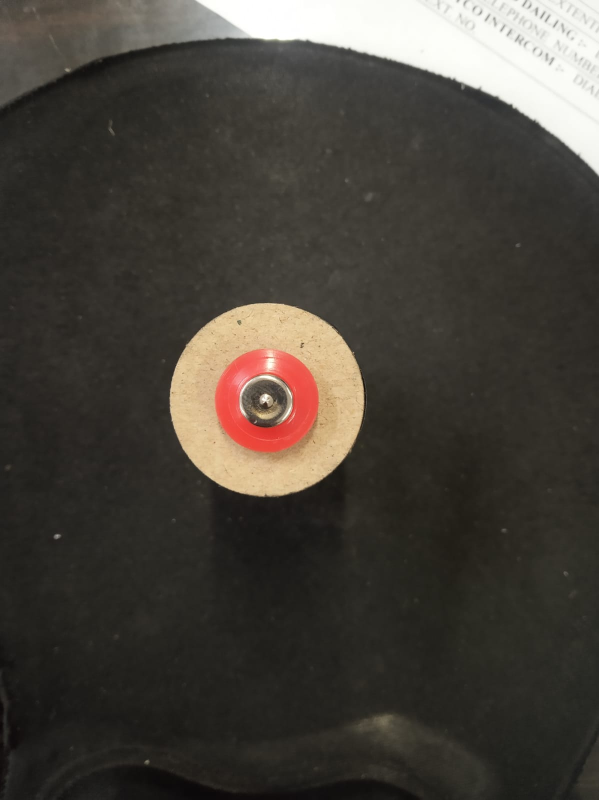
#> input picture 1.jpeg, 1198 x 1600 px, given in place of the camera (shown at 1/2 size)
$ python ContourDetection_pysource.py
#> lines starting #> are read from the running program, lines starting #| are printed output that depends on the picture; after the words box and inside, x2 and y2 are one past the last pixel; in counts of white or black regions, pixels touching at a corner belong together
import cv2
import numpy as np

cap = cv2.VideoCapture(0)

def nothing(x):
    pass

cv2.namedWindow("Trackbar")
cv2.createTrackbar("L_H","Trackbar",0,180,nothing)
cv2.createTrackbar("L_S","Trackbar",0,255,nothing)
cv2.createTrackbar("L_V","Trackbar",0,255,nothing)
cv2.createTrackbar("U_H","Trackbar",179,179,nothing)
cv2.createTrackbar("U_S","Trackbar",155,155,nothing)
cv2.createTrackbar("U_V","Trackbar",238,238,nothing)

while True:
    ret, frame = cap.read()
#> frame is the input picture: shape (1600, 1198, 3); mean B, G, R 58.3, 65.4, 70.4
    hsv = cv2.cvtColor(frame,cv2.COLOR_BGR2HSV)
#> hsv: shape (1600, 1198, 3); mean H, S, V 23.3, 41.7, 70.5
    L_H = cv2.getTrackbarPos("L_H","Trackbar")
    L_S = cv2.getTrackbarPos("L_S", "Trackbar")
    L_V = cv2.getTrackbarPos("L_V", "Trackbar")
    U_H = cv2.getTrackbarPos("U_H", "Trackbar")
    U_S = cv2.getTrackbarPos("U_S", "Trackbar")
    U_V = cv2.getTrackbarPos("U_V", "Trackbar")

    low_red = np.array([L_H,L_S,L_V])
    High_red = np.array([U_H,U_S,U_V])
    mask = cv2.inRange(hsv,low_red,High_red)
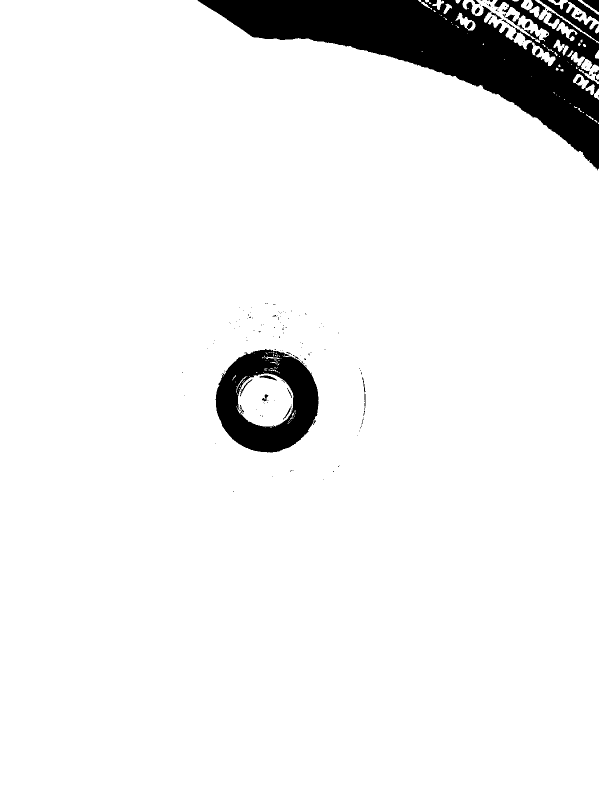
#> mask: shape (1600, 1198) (shown at 1/2 size); 93.6% white; 158 black regions (137 under 20 px), largest, box (x1, y1, x2, y2) and area: (395, 0, 1198, 341) 94157, (431, 698, 637, 905) 22980, (1079, 0, 1198, 84) 2932
    kernel = np.ones((10,10),np.uint8)
    mask = cv2.erode(mask,kernel)
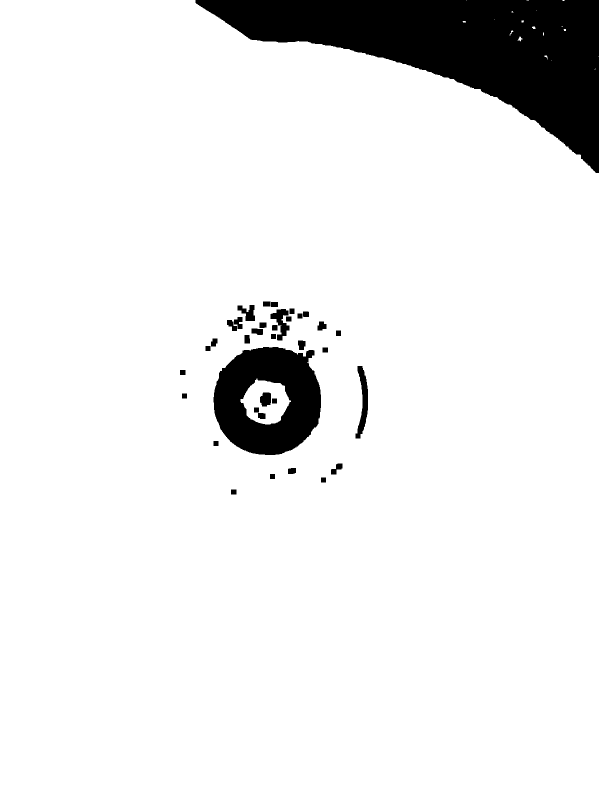
#> mask: shape (1600, 1198) (shown at 1/2 size); 91.8% white; 36 black regions

    contours, _ = cv2.findContours(mask,cv2.RETR_TREE,cv2.CHAIN_APPROX_NONE)
#> contours = 55 contours, 17 with area under 20; largest, box (x1, y1, x2, y2) and area: (0, 0, 1198, 1600) 1796132, (426, 693, 643, 911) 37861, (481, 757, 582, 849) 6189, (710, 731, 737, 878) 1846, (540, 617, 580, 682) 1229

    for cnt in contours:
        area = cv2.contourArea(cnt)
        if area > 1400:
            cv2.drawContours(frame,cnt,0,(0,255,0),5)
#> this loop made 55 passes
#> area on passes 5, 19, 20, 21, 22, 23, 24, 25, 26, 27, 28, 29: 32, 1796131.5, 130, 119, 119, 203, 308, 119, 119, 130, 1845.5, 130
#> frame: shape (1600, 1198, 3); 0.01% of pixels changed, all inside (x1, y1, x2, y2) = (0, 0, 718, 761)

        #cv2.drawContours(frame,[cnt],0,(0,255,0),thickness=None)

    cv2.imshow("frame",frame)
    cv2.imshow("mask",mask)

    key = cv2.waitKey(1)
#> (key Esc is pressed here)
    if key == 27:
        break
cap. release()
cv2.destroyAllWindows()

$ run again, on 2.jpeg
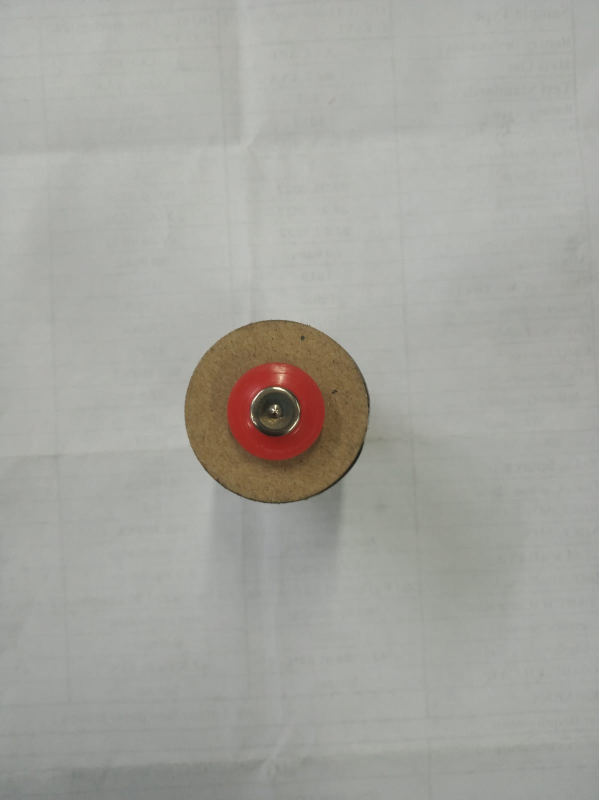
#> input picture 2.jpeg, 1198 x 1600 px, given in place of the camera (shown at 1/2 size)
#> frame is the input picture: shape (1600, 1198, 3); mean B, G, R 158.6, 164.7, 165
#> hsv: shape (1600, 1198, 3); mean H, S, V 40.9, 14.1, 166.7
#> `mask = cv2.inRange(hsv,low_red,High_red)`:
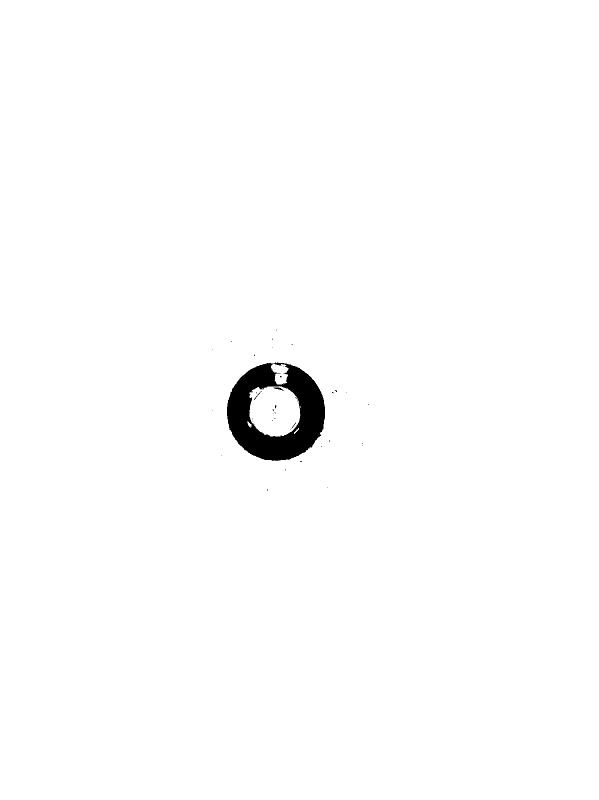
#> mask: shape (1600, 1198) (shown at 1/2 size); 98.9% white; 40 black regions (37 under 20 px), largest, box (x1, y1, x2, y2) and area: (454, 725, 650, 922) 20854, (547, 775, 568, 781) 56, (508, 782, 524, 800) 29
#> `mask = cv2.erode(mask,kernel)`:
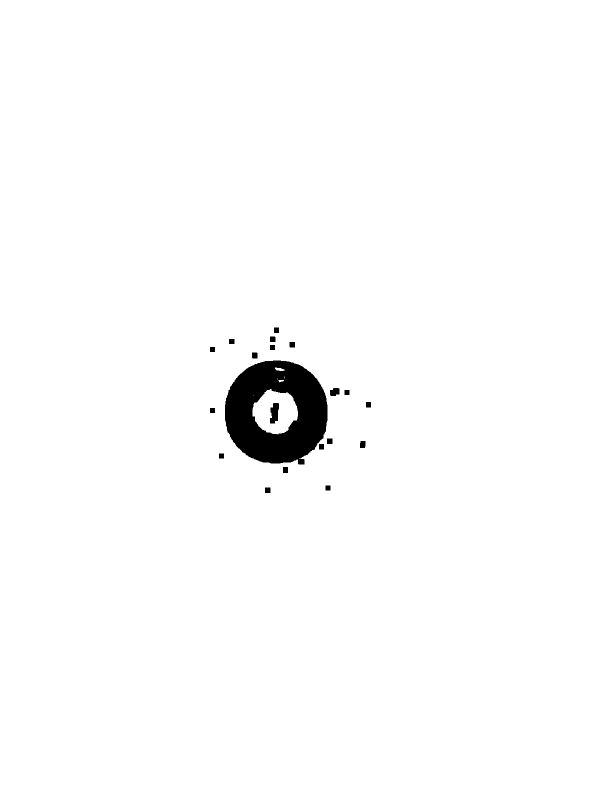
#> mask: shape (1600, 1198) (shown at 1/2 size); 98.4% white; 20 black regions
#> contours = 27 contours, 3 with area under 20; largest, box (x1, y1, x2, y2) and area: (0, 0, 1198, 1600) 1914003, (449, 720, 656, 930) 34456, (505, 778, 596, 869) 5830, (539, 805, 559, 848) 607, (659, 775, 680, 793) 286
#> the loop `for cnt in contours:` made 27 passes
#> area on passes 1 to 8: 1914003, 142, 119, 141, 119, 130, 170, 142
